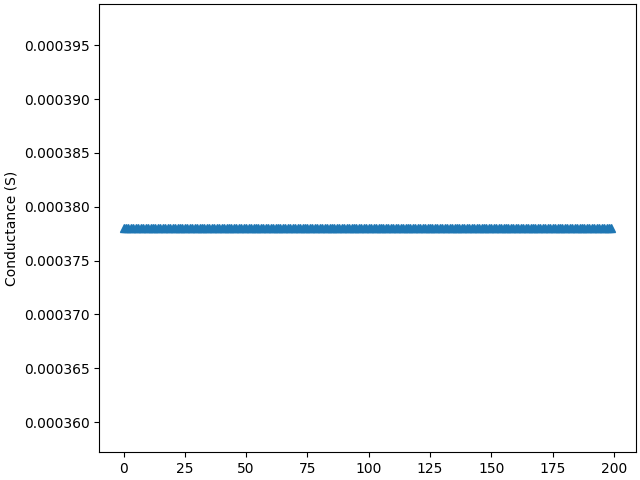

Write Python code to recreate this figure.
# Importing necessary libraries
import os, shutil
import matplotlib.pyplot as plt
import numpy as np
from PyLTSpice import Trace, RawWrite, RawRead
from PyLTSpice import SimRunner, SpiceCircuit, SpiceEditor, AscEditor
from PyLTSpice import LTspice

task_name  = "task4a"

# Select spice model
LTC = SimRunner(output_folder='./temp', simulator=LTspice)                         # Location for saving the simualtion files
netlist = AscEditor("../base/mem_circuit.asc")                                     # Creating Netlist from .asc file

# Generate PWL file for -3V, 10ms 100 pulse and -2.7, 10ms 100 pulse
with open ("./temp/task4_input.txt", "w") as f:
    vtime = 0
    for i in range(100):
        f.writelines(f"{vtime}m -3\n")
        vtime += 10
        f.writelines(f"{vtime}m -3\n")
        vtime += 1
        f.writelines(f"{vtime}m 0\n")
        vtime += 9
        f.writelines(f"{vtime}m 0\n")
        vtime += 1
        f.writelines(f"{vtime}m 1\n")
        vtime += 1
        f.writelines(f"{vtime}m 1\n")
        vtime += 1
        f.writelines(f"{vtime}m 0\n")
        vtime += 1
        f.writelines(f"{vtime}m 1\n")
    # for i in range(100):
    #     f.writelines(f"{vtime}m 0\n")
    #     vtime += 9
    #     f.writelines(f"{vtime}m 0\n")
    #     vtime += 1
    #     f.writelines(f"{vtime}m 2.7\n")
    #     vtime += 9
    #     f.writelines(f"{vtime}m 2.7\n")
    #     vtime += 1
    # f.writelines(f"{vtime}n 0\n")

# Set default parameters
netlist.set_parameters(x0=0.1)
netlist.set_component_value('Vin', "PWL file=task4_input.txt")

# Simulation time period to run for 200 seconds
netlist.add_instructions(
    "; Simulation Settings",
    ".tran 20m",
)
LTC.run(netlist,run_filename=task_name+".asc")

# plot waveforms
for raw, log in LTC:
    print("Raw File: %s, Log Files: %s" % (raw, log))
    raw_file = RawRead(raw)
    print(raw_file.get_trace_names())  # Get and print a list of all the traces
    print(raw_file.get_raw_property())  # Print all the properties found in the Header section
    steps = raw_file.get_steps()  # Get list of step numbers ([0,1,2]) for sweeped simulations
    print("Steps :", steps)  # Returns [0] if there is just 1 step

    # Plot
    fig, axs = plt.subplots(nrows=1, ncols=1, layout='constrained')  # Create the canvas for plotting

    # plot 1 : voltage vs time
    vm = raw_file.get_trace('V(n001)')             # Get the trace data of voltage source
    pulse =list(range(0,200,1))                    # Get the trace data of no of pulses
    time = raw_file.get_trace('time')              # Get the trace data of time
    xdata0 = time.get_wave()                       # Get the X-axis data (time)
    vmdata = vm.get_wave()                         # Get all the values for the 'vin' trace
    im = raw_file.get_trace('Ix(u1:TE)')           # Get the trace data of memristor current
    imdata = im.get_wave()                         # Get all the values for the 'im' trace
    ydata0 = np.divide((imdata), abs(vmdata), out=np.zeros_like(imdata), where=vmdata!=0)                      # Compute conductance im/vin of memristor

    print("Cond",len(ydata0),"time",len(xdata0))
    # find conductance at discrete time points
    vtime = 98
    cond = []
    for cnd in range (200):
        index = np.argmin(np.abs(xdata0 - vtime))
        print("index",index)
        print(vtime, ydata0[index])
        # print(ydata1[list(xdata0).index(vtime)])
        # print(list(xdata0).index(vtime))
        cond.append(ydata0[index])
        vtime += 100

    axs.plot(pulse, cond,'^')                # Do an X/Y plot on second subplot
    axs.set_ylabel("Conductance (S)")

    fig.savefig('./{}.png'.format(task_name))  # save the plot as png
    plt.close(fig)  # close plot

# Sim Statistics
print('Successful/Total Simulation: ' + str(LTC.okSim) + '/' + str(LTC.runno))

# Deleting generated files during simulation
enter = input("Press 1 to delete created files")
if enter == '1':
    netlist.reset_netlist()
    LTC.file_cleanup()

